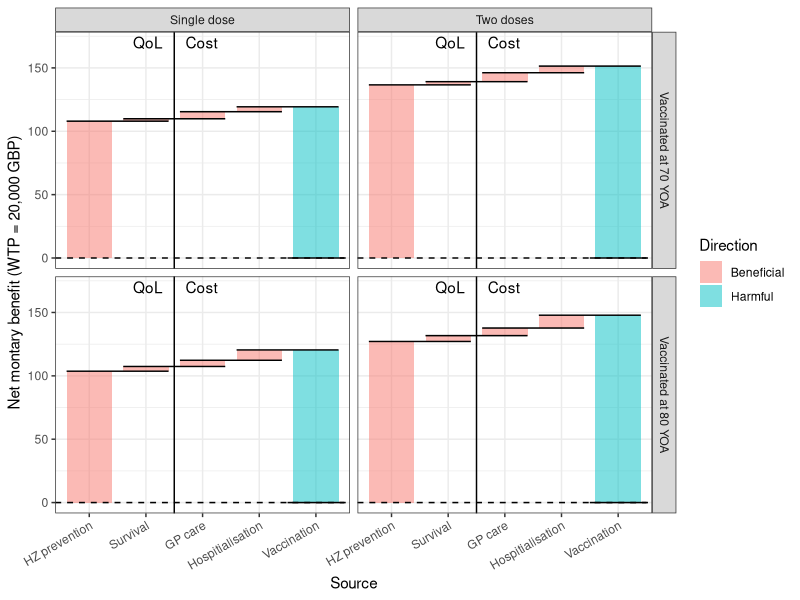
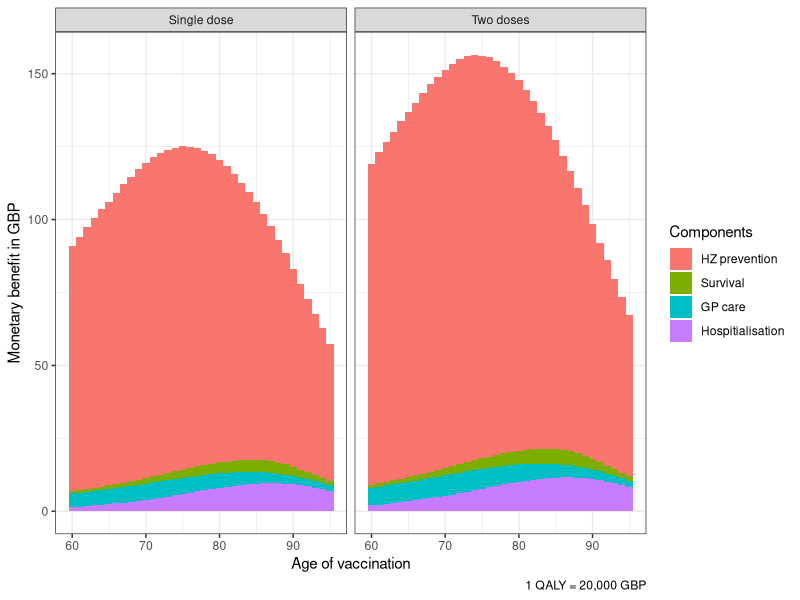
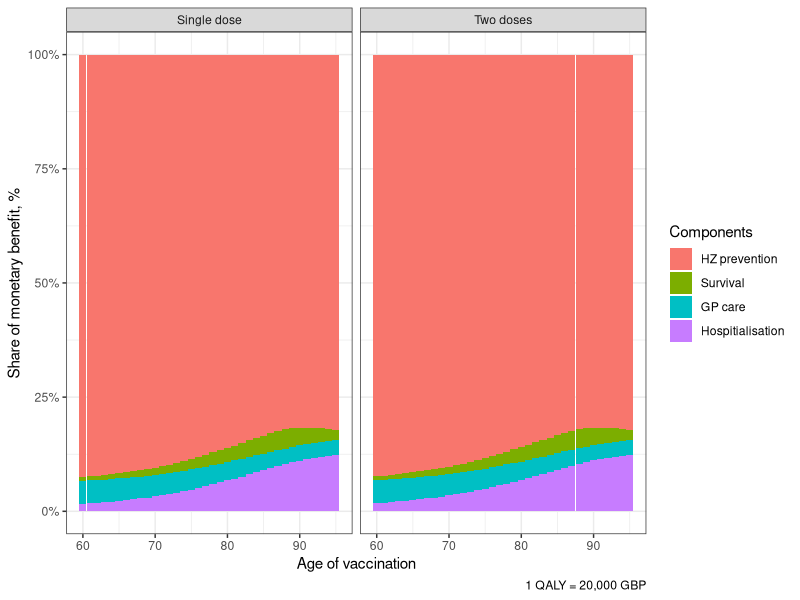
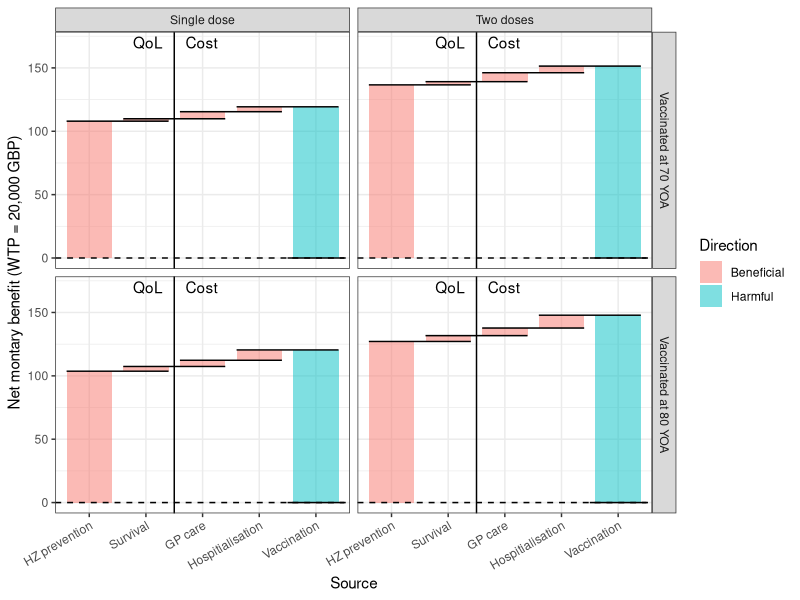
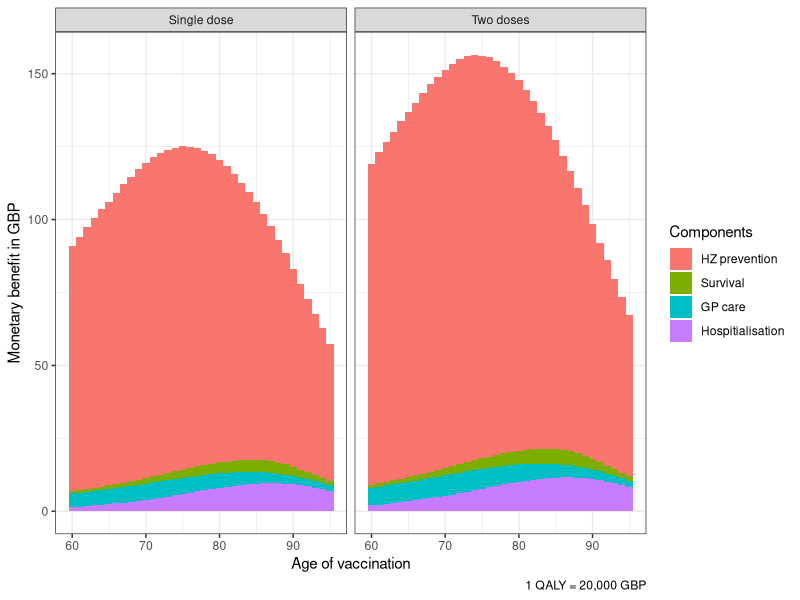
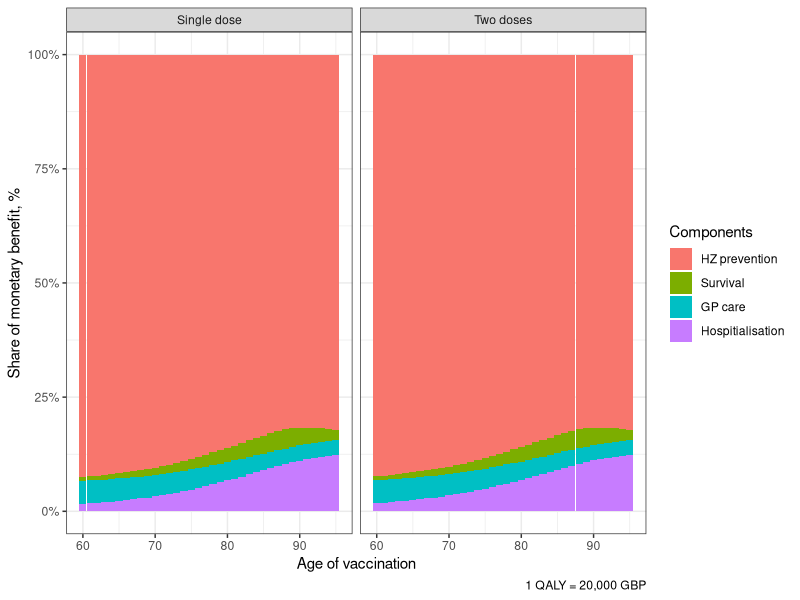

Source code (R) for these figures, in order:
library(tidyverse)

theme_set(theme_bw())



dat <- read_csv(here::here("docs", "tabs", "stats_ce_rzv_realworld.csv"))


labs_comp <- c(
  "dQ_HZ_d" = "HZ prevention",
  "dQ_Life_d" = "Survival", 
  "dC_GP_d" = "GP care",
  "dC_Hosp_d" = "Hospitialisation",
  "dC_VacRZV_d" = "Vaccination"
)


waterfall <- dat %>% 
  select(Age0, Arm, 
         dQ_HZ_d = dQ_HZ_d_M, dQ_Life_d = dQ_Life_d_M, 
         dC_Hosp_d = dC_Hosp_d_M, dC_GP_NonPHN_d = dC_GP_NonPHN_d_M,
         dC_GP_PHN_d = dC_GP_PHN_d_M, 
         dC_VacRZV_d = dC_VacRZV_d_M, dN_VacRZV_d = dN_VacRZV_d_M) %>%
  mutate(
    dC_GP_d = dC_GP_NonPHN_d + dC_GP_PHN_d,
    Thres = (2e4 * (dQ_HZ_d + dQ_Life_d) - dC_Hosp_d - dC_GP_d) / dN_VacRZV_d,
    dC_VacRZV_d = Thres * dN_VacRZV_d
  ) %>% 
  select(Age0, Arm, dQ_HZ_d, dQ_Life_d, dC_Hosp_d, dC_GP_d, dC_VacRZV_d) %>% 
  pivot_longer(-c(Age0, Arm), names_to = "Index") %>% 
  mutate(
    Arm = factor(Arm, c("Vac1", "Vac")),
    Type = ifelse(startsWith(Index, "dQ"), "QoL", "Cost"),
    Index = factor(Index, names(labs_comp)),
    id = as.numeric(Index),
    MB = ifelse(Type == "QoL", value * 2e4, -value)
  )



g_wf <- waterfall %>% 
  group_by(Age0, Arm) %>% 
  arrange(Index) %>% 
  mutate(
    y1 = cumsum(MB),
    y0 = c(0, y1[-n()]),
    Direction = ifelse(MB > 0, "Beneficial", "Harmful")
  ) %>% 
  filter(Age0 %in% c(70, 80)) %>% 
  ggplot() +
  geom_rect(aes(x = Index, xmin = id - 0.4, xmax = id + 0.4, ymin = y0, ymax = y1, fill = Direction), alpha = 0.5) +
  geom_segment(aes(x=ifelse(id == last(id), last(id) - 0.5, id - 0.4), 
                   xend=ifelse(id == last(id), last(id) + 0.5, id + 1.4), 
                   y=y1, 
                   yend=y1)) +
  geom_hline(yintercept = 0, linetype = 2) +
  geom_vline(xintercept = 2.5) +
  annotate("text", x = 2.3, y = 170, label = "QoL", hjust = 1) +
  annotate("text", x = 2.7, y = 170, label = "Cost", hjust = 0) +
  scale_y_continuous("Net montary benefit (WTP = 20,000 GBP)") + 
  scale_x_discrete("Source", labels = labs_comp) +
  facet_grid(Age0~Arm, labeller = labeller(
    Arm = c(Vac = "Two doses", Vac1 = "Single dose"),
    Age0 = c("70" = "Vaccinated at 70 YOA", "80" = "Vaccinated at 80 YOA")
  )) +
  theme(axis.text.x = element_text(angle = 30, hjust = 1))


g_comp_stack <- waterfall %>% 
  group_by(Age0, Arm) %>% 
  filter(Index != "dC_VacRZV_d") %>% 
  #mutate(Index = fct_rev(Index)) %>% 
  filter(Age0 <= 95) %>% 
  ggplot(aes(x = Age0)) +
  geom_bar(aes(y = MB, fill = Index), stat = "identity", position = "stack", colour = NA, width = 1) +
  scale_y_continuous("Monetary benefit in GBP") +
  scale_fill_discrete("Components", labels = labs_comp) +
  facet_grid(.~Arm, labeller = labeller(Arm = c(Vac = "Two doses", Vac1 = "Single dose"))) +
  scale_x_continuous("Age of vaccination") +
  labs(caption = "1 QALY = 20,000 GBP")


g_comp_fill <- waterfall %>% 
  group_by(Age0, Arm) %>% 
  filter(Index != "dC_VacRZV_d") %>% 
  #mutate(Index = fct_rev(Index)) %>% 
  filter(Age0 <= 95) %>% 
  ggplot(aes(x = Age0)) +
  geom_bar(aes(y = MB, fill = Index), stat = "identity", position = "fill", colour = NA, width = 1) +
  scale_fill_discrete("Components", labels = labs_comp) +
  scale_y_continuous("Share of monetary benefit, %", labels = scales::percent) +
  facet_grid(.~Arm, labeller = labeller(Arm = c(Vac = "Two doses", Vac1 = "Single dose"))) +
  scale_x_continuous("Age of vaccination") +
  labs(caption = "1 QALY = 20,000 GBP")

g_wf
g_comp_stack
g_comp_fill

ggsave(g_wf, filename = here::here("docs", "figs", "g_rzv_waterfall.png"), width = 8, height = 7.5)
ggsave(g_comp_stack, filename = here::here("docs", "figs", "g_rzv_mb_stack.png"), width = 8, height = 5.5)
ggsave(g_comp_fill, filename = here::here("docs", "figs", "g_rzv_mb_fill.png"), width = 8, height = 5.5)


  
